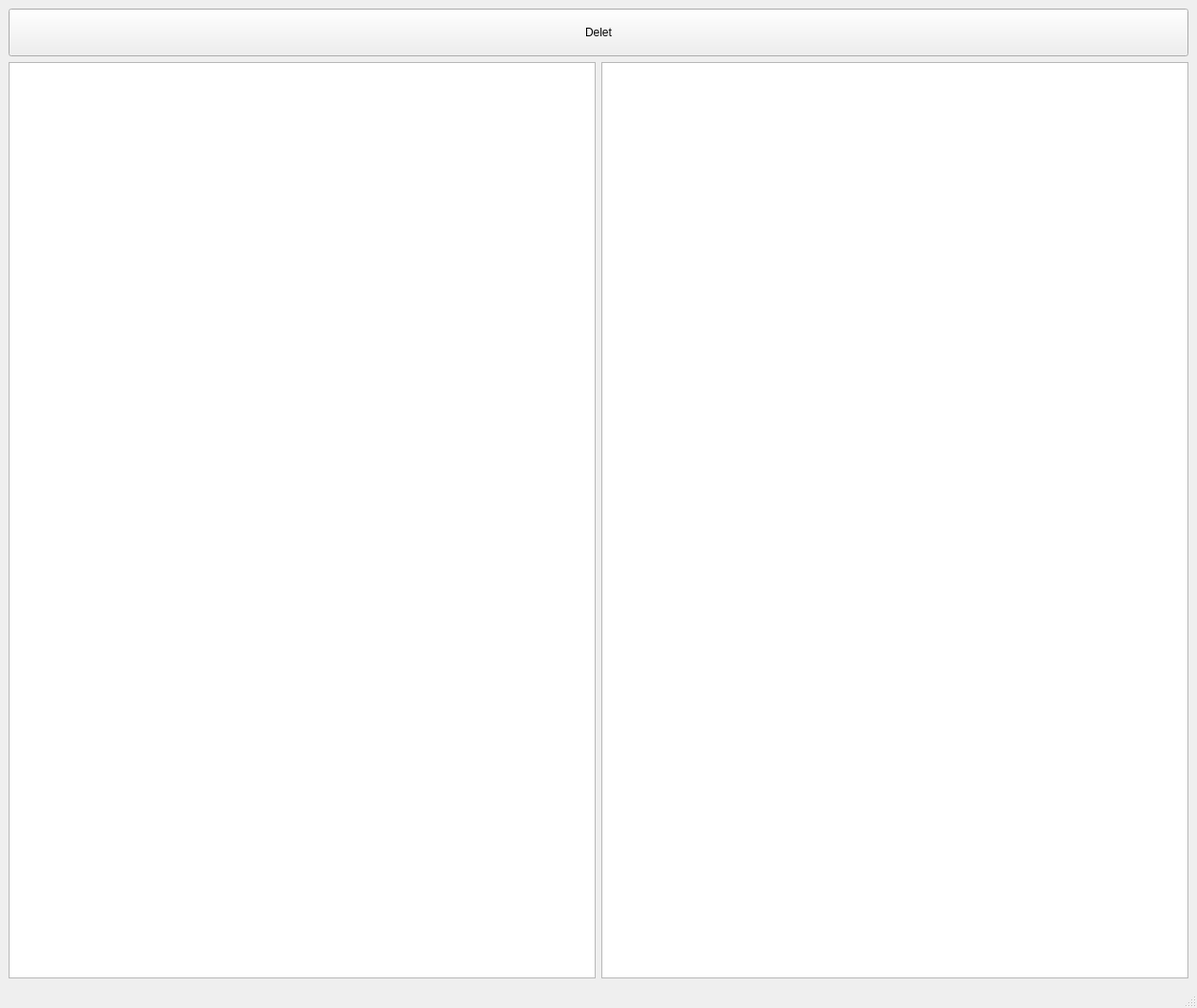
<?xml version="1.0" encoding="UTF-8"?>
<ui version="4.0">
 <class>MainWindow</class>
 <widget class="QMainWindow" name="MainWindow">
  <property name="geometry">
   <rect>
    <x>0</x>
    <y>0</y>
    <width>1254</width>
    <height>1056</height>
   </rect>
  </property>
  <property name="windowTitle">
   <string>MainWindow</string>
  </property>
  <widget class="QWidget" name="centralwidget">
   <layout class="QHBoxLayout" name="horizontalLayout_2">
    <item>
     <layout class="QVBoxLayout" name="verticalLayout">
      <item>
       <widget class="QPushButton" name="PBDo">
        <property name="minimumSize">
         <size>
          <width>0</width>
          <height>50</height>
         </size>
        </property>
        <property name="maximumSize">
         <size>
          <width>16777215</width>
          <height>50</height>
         </size>
        </property>
        <property name="text">
         <string>Delet</string>
        </property>
       </widget>
      </item>
      <item>
       <layout class="QHBoxLayout" name="horizontalLayout">
        <item>
         <widget class="QTextBrowser" name="TB1">
          <property name="readOnly">
           <bool>false</bool>
          </property>
         </widget>
        </item>
        <item>
         <widget class="QTextBrowser" name="TB2">
          <property name="readOnly">
           <bool>false</bool>
          </property>
         </widget>
        </item>
       </layout>
      </item>
     </layout>
    </item>
   </layout>
  </widget>
  <widget class="QMenuBar" name="menubar">
   <property name="geometry">
    <rect>
     <x>0</x>
     <y>0</y>
     <width>1254</width>
     <height>22</height>
    </rect>
   </property>
  </widget>
  <widget class="QStatusBar" name="statusbar"/>
 </widget>
 <resources/>
 <connections/>
</ui>
